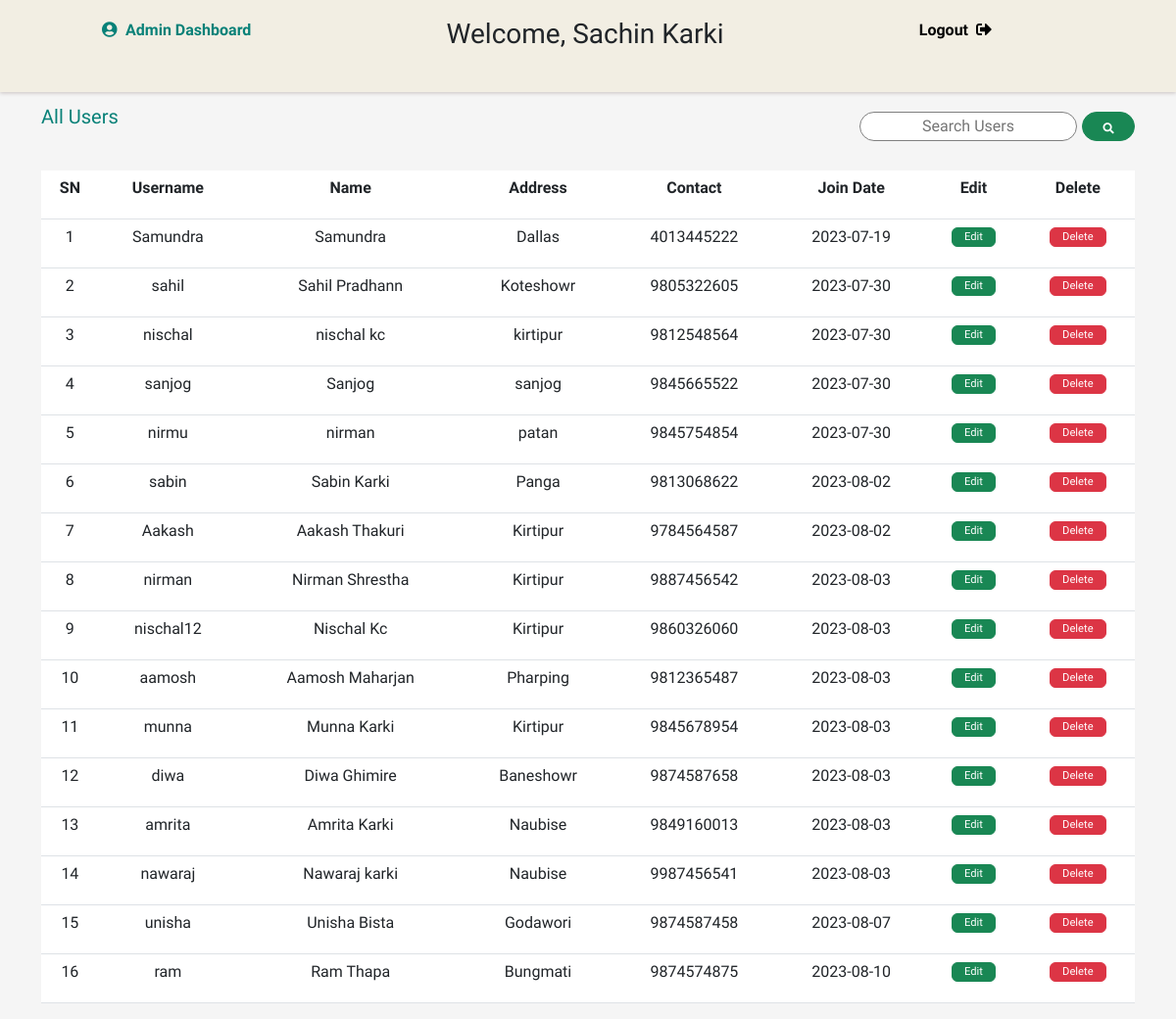
The page /admin/user_details.php (signed in) on the database as committed earlier.
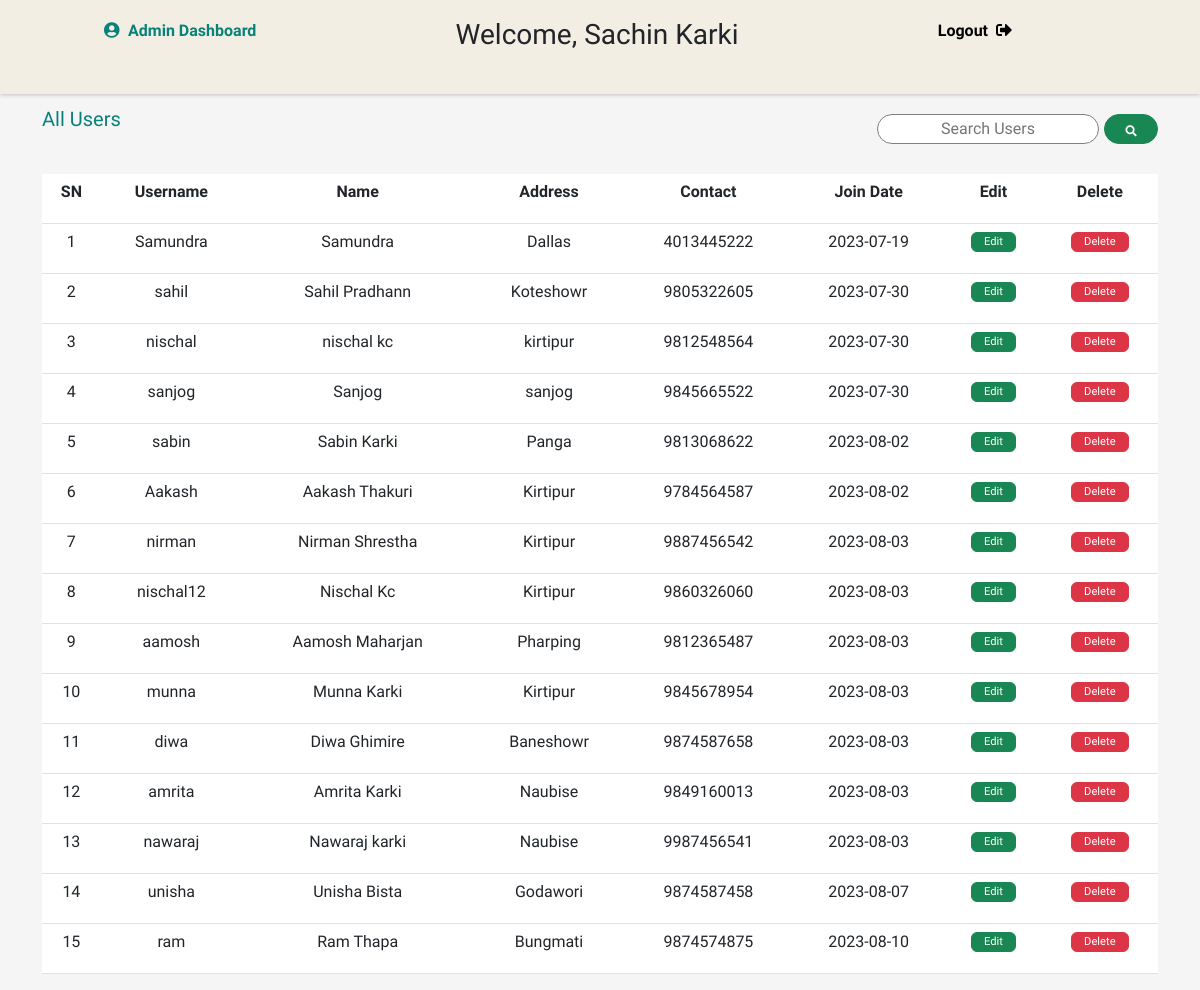
The same page on the database as committed later.
### tables this page shows
CREATE TABLE `members` (
  `member_id` int(11) NOT NULL,
  `username` varchar(30) DEFAULT NULL,
  `password` varchar(255) DEFAULT NULL,
  `name` varchar(255) DEFAULT NULL,
  `address` varchar(255) DEFAULT NULL,
  `contact_number` varchar(14) DEFAULT NULL,
  `email` varchar(50) DEFAULT NULL,
  `join_date` date DEFAULT NULL,
  `type` varchar(50) DEFAULT NULL,
  `approved` tinyint(4) DEFAULT 0
);

### admin/user_details.php (the view, shortened to what this page needs)
<?php
include '../includes/connection.php';
?>
<?php include_once 'header.php'; ?>
  <div class="main">
<div class="container">
<div class=" d-flex justify-content-between" role="alert">
  <a href="user_details.php">All Users</a>
  <form class="d-flex" action="" method="GET">
    <input type="text" name="search_user" id="" placeholder="Search Users">
    <button class="button btn btn-success" name="search_btn"><i class="fas fa-search"></i></button>
  </form>
</div>
<?php
if (isset($_GET['search_btn'])) {
  $user = $_GET['search_user'];
  $sql = "SELECT * FROM members WHERE `name` LIKE '%$user%' AND approved = 1 AND type='user'";
  $result = $conn->query($sql);
}
else{
  $select_users = "SELECT * FROM members WHERE  approved=1 AND type='user'";
  $result = $conn->query($select_users);
}
if($result){
if ($result->num_rows > 0) {
    echo "<table class='table'>";
    echo "<tr>
            <th>SN</th>
            <th>Username</th>
            <th>Name</th>
            <th>Address</th>
            <th>Contact</th>
            <th>Join Date</th>
            <th>Edit</th>
            <th>Delete</th>
          </tr>";
    $sn=1;
    while ($row = $result->fetch_assoc()) {
        echo "<tr>";
        echo "<td>".$sn."</td>";
        echo "<td>".$row['username']."</td>";
        echo "<td>".$row['name']."</td>";
        echo "<td>".$row['address']."</td>";
        echo "<td>".$row['contact_number']."</td>";
        echo "<td>".$row['join_date']."</td>";
        echo "<td>
        <a href='../user/registration.php?m_id=".$row['member_id']."' class='btn btn-success'>Edit</a>
      </td>";
      echo "<td>
      <a href='../admin/delete_button.php?m_id=".$row['member_id']."' onclick=\"return confirm('Are you sure you want to delete this user?');\" class='btn btn-danger'>Delete</a>
  </td>";
        echo "</tr>";
        $sn++;
    }
    echo "</table>";
} else {
    echo "No users found.";
}
}
?>
</div>
</div>

Rows that differ between the two databases and show on the page:
removed members: username "nirmu", name "nirman", address "patan", contact_number "9845754854", join_date "2023-07-30"
